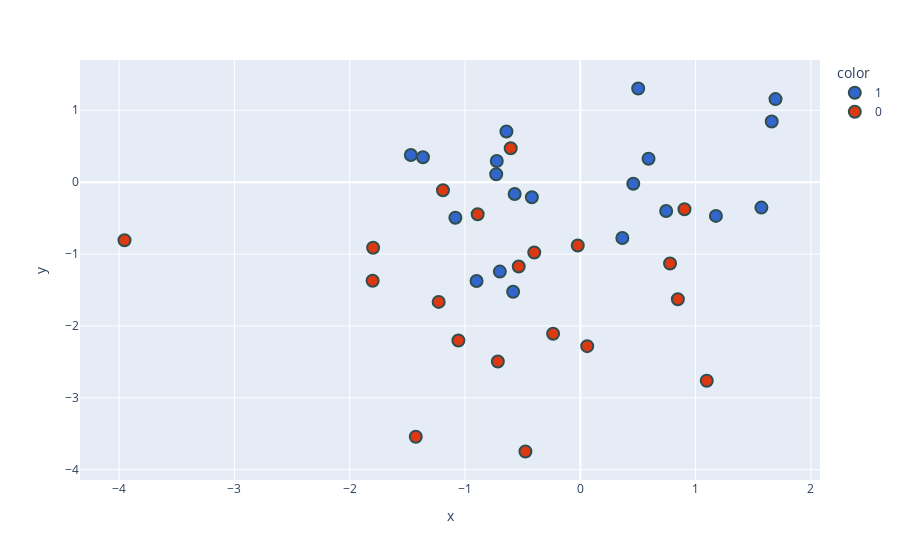

Notebook source saved alongside this figure:
### Code cell
new_df['target'] = new_df['target'].astype('str')
fig = px.scatter(x=new_df['PC1'],
                 y=new_df['PC2'],
                 color=new_df['target'],
                 color_discrete_sequence=px.colors.qualitative.G10
                )

fig.update_traces(marker=dict(size=12,
                              line=dict(width=2,
                                        color='DarkSlateGrey')),
                  selector=dict(mode='markers'))
fig.show()

### Figure 1 — Plotly figure (JSON) as saved in the notebook; plotly's stock layout.template omitted (floating-point values rounded to 4 significant figures)
{"data": [{"hovertemplate": "color=1<br>x=%{x}<br>y=%{y}<extra></extra>", "legendgroup": "1", "marker": {"color": "#3366CC", "line": {"color": "DarkSlateGrey", "width": 2}, "size": 12, "symbol": "circle"}, "mode": "markers", "name": "1", "orientation": "v", "showlegend": true, "type": "scatter", "x": [1.571, 0.4599, -0.8995, -0.5823, -0.5691, -0.6404, -0.6974, -1.47, -0.7292, 0.5923, -0.7244, 0.7452, -1.083, 0.5024, -0.4199, 0.3651, 1.693, 1.661, -1.365, 1.177], "xaxis": "x", "y": [-0.3539, -0.0223, -1.374, -1.523, -0.1641, 0.7048, -1.244, 0.3777, 0.1112, 0.3251, 0.2947, -0.4019, -0.4946, 1.303, -0.2097, -0.7756, 1.155, 0.8437, 0.3468, -0.4691], "yaxis": "y"}, {"hovertemplate": "color=0<br>x=%{x}<br>y=%{y}<extra></extra>", "legendgroup": "0", "marker": {"color": "#DC3912", "line": {"color": "DarkSlateGrey", "width": 2}, "size": 12, "symbol": "circle"}, "mode": "markers", "name": "0", "orientation": "v", "showlegend": true, "type": "scatter", "x": [-0.7149, -3.953, -0.4757, -0.6035, -1.228, 1.097, -0.2356, 0.9039, -1.801, 0.8467, -1.797, 0.06013, -0.89, 0.7787, -1.191, -0.399, -0.5339, -1.427, -1.057, -0.02163], "xaxis": "x", "y": [-2.494, -0.8073, -3.747, 0.4728, -1.665, -2.763, -2.108, -0.3758, -1.371, -1.628, -0.9126, -2.281, -0.4455, -1.132, -0.1114, -0.9779, -1.173, -3.541, -2.203, -0.8798], "yaxis": "y"}], "layout": {"autosize": true, "legend": {"title": {"text": "color"}, "tracegroupgap": 0}, "margin": {"t": 60}, "xaxis": {"anchor": "y", "autorange": true, "domain": [0, 1], "range": [-4.324, 2.064], "title": {"text": "x"}, "type": "linear"}, "yaxis": {"anchor": "x", "autorange": true, "domain": [0, 1], "range": [-4.257, 1.814], "title": {"text": "y"}, "type": "linear"}}}
